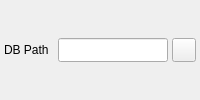
             <widget class="QFrame" name="frame_2">
              <property name="sizePolicy">
               <sizepolicy hsizetype="Preferred" vsizetype="Fixed">
                <horstretch>0</horstretch>
                <verstretch>0</verstretch>
               </sizepolicy>
              </property>
              <layout class="QHBoxLayout" name="horizontalLayout_3">
               <property name="spacing">
                <number>4</number>
               </property>
               <property name="leftMargin">
                <number>4</number>
               </property>
               <property name="topMargin">
                <number>0</number>
               </property>
               <property name="rightMargin">
                <number>4</number>
               </property>
               <property name="bottomMargin">
                <number>0</number>
               </property>
               <item>
                <widget class="QLabel" name="label_2">
                 <property name="minimumSize">
                  <size>
                   <width>50</width>
                   <height>24</height>
                  </size>
                 </property>
                 <property name="maximumSize">
                  <size>
                   <width>50</width>
                   <height>24</height>
                  </size>
                 </property>
                 <property name="text">
                  <string>DB Path</string>
                 </property>
                </widget>
               </item>
               <item>
                <widget class="QLineEdit" name="LBT_LEDT_dbpath">
                 <property name="minimumSize">
                  <size>
                   <width>0</width>
                   <height>24</height>
                  </size>
                 </property>
                 <property name="maximumSize">
                  <size>
                   <width>16777215</width>
                   <height>24</height>
                  </size>
                 </property>
                 <property name="readOnly">
                  <bool>true</bool>
                 </property>
                </widget>
               </item>
               <item>
                <widget class="QPushButton" name="LBT_PSB_libpathedit">
                 <property name="minimumSize">
                  <size>
                   <width>24</width>
                   <height>24</height>
                  </size>
                 </property>
                 <property name="maximumSize">
                  <size>
                   <width>24</width>
                   <height>24</height>
                  </size>
                 </property>
                 <property name="text">
                  <string/>
                 </property>
                </widget>
               </item>
              </layout>
             </widget>
